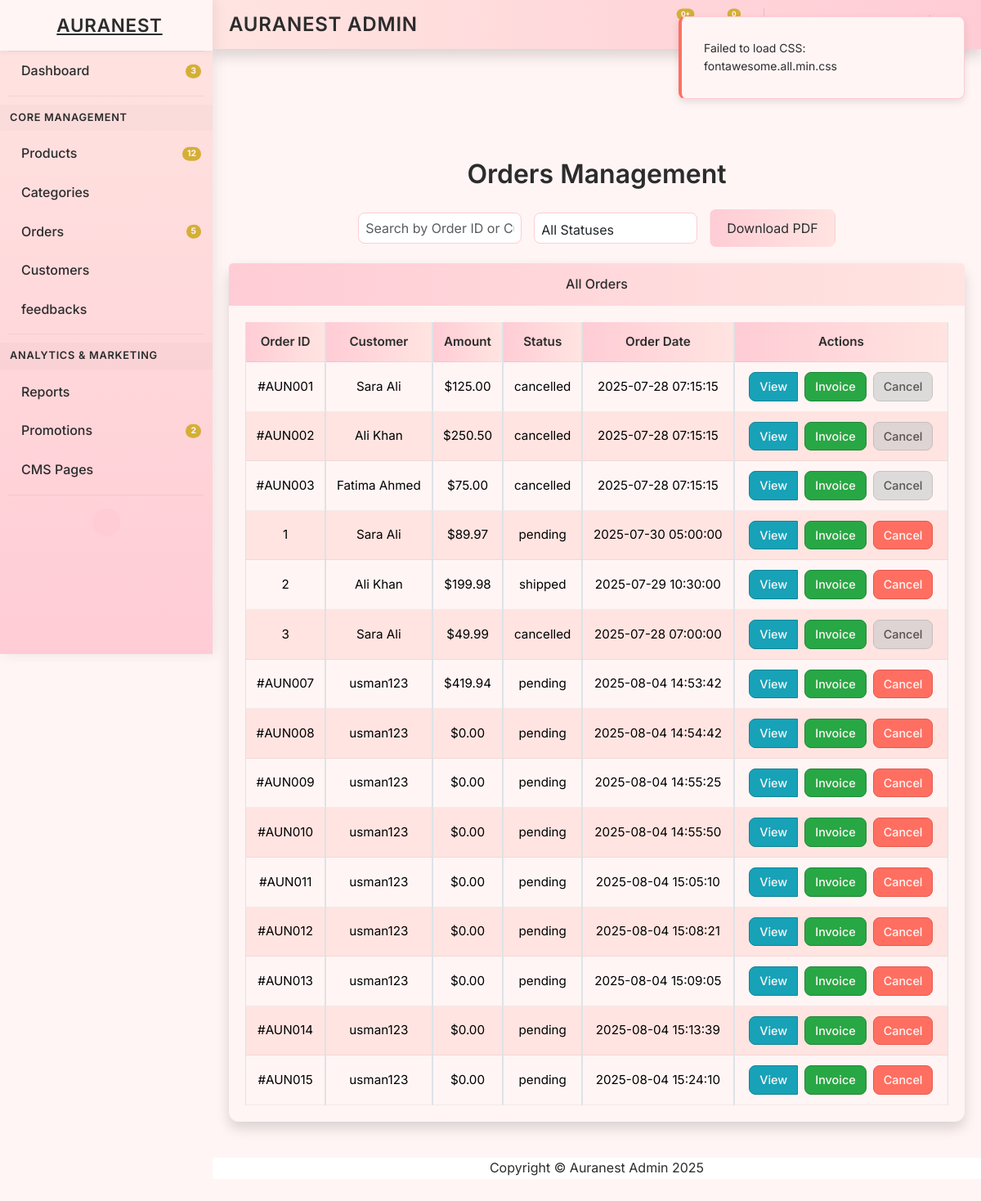
The app's page /admin/orders.php (signed in) with its own data.
### tables this page shows
CREATE TABLE `orders` (
  `id` int(11) NOT NULL,
  `order_id` varchar(50) NOT NULL,
  `customer_id` int(11) DEFAULT NULL,
  `total_amount` decimal(10,2) NOT NULL,
  `status` enum('pending','processing','shipped','cancelled','delivered') DEFAULT 'pending',
  `order_date` timestamp NOT NULL DEFAULT current_timestamp(),
  `updated_at` timestamp NOT NULL DEFAULT current_timestamp() ON UPDATE current_timestamp(),
  `name` varchar(100) DEFAULT NULL,
  `email` varchar(100) DEFAULT NULL,
  `phone` varchar(20) DEFAULT NULL,
  `address` text DEFAULT NULL,
  `city` varchar(50) DEFAULT NULL,
  `payment_method` varchar(50) DEFAULT NULL
);

CREATE TABLE `customers` (
  `id` int(11) NOT NULL,
  `name` varchar(100) NOT NULL,
  `email` varchar(100) NOT NULL,
  `password` varchar(255) NOT NULL,
  `total_spending` decimal(10,2) DEFAULT 0.00,
  `status` enum('active','inactive') DEFAULT 'active',
  `created_at` timestamp NOT NULL DEFAULT current_timestamp(),
  `updated_at` timestamp NOT NULL DEFAULT current_timestamp() ON UPDATE current_timestamp(),
  `address` text DEFAULT NULL,
  `total_spent` decimal(10,2) NOT NULL DEFAULT 0.00
);

### admin/orders.php (the view, shortened to what this page needs)
<!DOCTYPE html>
<html lang="en">
<head>
    <link href="assets/bootstrap.min.css" rel="stylesheet" onerror="this.href='https://stackpath.bootstrapcdn.com/bootstrap/4.5.2/css/bootstrap.min.css';">
    <link href="assets/fontawesome.all.min.css" rel="stylesheet" onerror="this.href='https://cdnjs.cloudflare.com/ajax/libs/font-awesome/5.15.4/css/all.min.css';">
</head>
<body id="page-top">
    <div id="wrapper">
        <?php include 'includes/sidebar.php'; ?>
        <div id="content-wrapper" class="d-flex flex-column">
            <div id="content">
                <?php include 'includes/header.php'; ?>
                <div class="container-fluid">
                    <h1 class="mt-4 mb-4">Orders Management</h1>
                    <div class="search-filter">
                        <input type="text" id="orderSearchInput" class="form-control" placeholder="Search by Order ID or Customer...">
                        <select id="statusFilter" class="form-control">
                            <option value="">All Statuses</option>
                        </select>
                        <button class="btn btn-add" onclick="exportOrdersPDF()">Download PDF</button>
                    </div>
                    <div class="card shadow mb-4">
                        <div class="card-header py-3">
                            <h6 class="m-0 font-weight-bold">All Orders</h6>
                        </div>
                        <div class="card-body">
                            <div class="table-responsive">
                                <table class="table table-bordered" id="ordersTable" width="100%" cellspacing="0">
                                    <thead>
                                        <tr>
                                            <th data-sort="order_id">Order ID <i class="fas fa-sort"></i></th>
                                            <th data-sort="name">Customer <i class="fas fa-sort"></i></th>
                                            <th data-sort="total_amount">Amount <i class="fas fa-sort"></i></th>
                                            <th data-sort="status">Status <i class="fas fa-sort"></i></th>
                                            <th data-sort="order_date">Order Date <i class="fas fa-sort"></i></th>
                                            <th>Actions</th>
                                        </tr>
                                    </thead>
                                    <tbody>
                                        <?php
                                        $conn = new mysqli('localhost', 'root', '', 'auranest_db');
                                        if ($conn->connect_error) {
                                            error_log("Database connection failed: " . $conn->connect_error);
                                            echo "<tr><td colspan='6'>Database error: " . htmlspecialchars($conn->connect_error) . "</td></tr>";
                                            echo "<script>document.addEventListener('DOMContentLoaded', function() { showToast('Database connection failed!', true); });</script>";
                                        } else {
                                            $result = $conn->query("SELECT o.order_id, c.name, o.total_amount, o.status, o.order_date FROM orders o JOIN customers c ON o.customer_id = c.id");
                                            if ($result && $result->num_rows > 0) {
                                                while ($row = $result->fetch_assoc()) {
                                                    echo "<tr>";
                                                    echo "<td>" . htmlspecialchars($row['order_id']) . "</td>";
                                                    echo "<td>" . htmlspecialchars($row['name']) . "</td>";
                                                    echo "<td>$" . number_format($row['total_amount'], 2) . "</td>";
                                                    echo "<td>" . htmlspecialchars($row['status']) . "</td>";
                                                    echo "<td>" . htmlspecialchars($row['order_date']) . "</td>";
                                                    echo "<td>";
                                                    echo "<div class='btn-group' role='group'>";
                                                    echo "<a href='view_order.php?order_id=" . urlencode($row['order_id']) . "' class='btn btn-custom btn-view'><i class='fas fa-eye'></i> View</a>";
                                                    echo "<form method='POST' style='display:inline-block;'>";
                                                    echo "<button type='submit' name='generate_invoice' class='btn btn-custom btn-invoice'><i class='fas fa-file-pdf'></i> Invoice</button>";
                                                    echo "</form>";
                                                    echo "<form method='POST' style='display:inline-block;'>";
                                                    $disabled = $row['status'] === 'cancelled' ? 'disabled' : '';
                                                    echo "<button type='submit' name='cancel_order' class='btn btn-custom btn-cancel' $disabled onclick='return confirm(\"Are you sure you want to cancel this order?\");'><i class='fas fa-trash'></i> Cancel</button>";
                                                    echo "</form>";
                                                    echo "</div>";
                                                    echo "</td>";
                                                    echo "</tr>";
                                                }
                                            } else {
                                                echo "<tr><td colspan='6' class='text-center'>No orders found. Please add orders to the database.</td></tr>";
                                            }
                                        }
                                        ?>
                                    </tbody>
                                </table>
                            </div>
                        </div>
                    </div>
                </div>
            </div>
            <?php include 'includes/footer.php'; ?>
        </div>
    </div>
    <div class="toast" id="toastNotification">
        <div class="toast-body">Action successful!</div>
    </div>
</body>
</html>

### admin/orders.php (style rules this page uses)
body { font-family: 'Inter', 'Lora', sans-serif; background-color: #FFF5F5; color: #2C2C2C; line-height: 1.6; overflow-x: hidden; padding-top: 80px; }
.container-fluid { padding: 20px; max-width: 1200px; margin: 0 auto; }
h1 { font-size: 2rem; font-weight: 600; color: #2C2C2C; margin-bottom: 20px; text-align: center; }
.card { border: none; border-radius: 12px; background: #FFF5F5; box-shadow: 0 4px 20px rgba(0, 0, 0, 0.05); transition: transform 0.3s ease, box-shadow 0.3s ease; }
.card-header { background: linear-gradient(90deg, #FFCCD5, #FFE4E1); color: #2C2C2C; border-bottom: none; padding: 15px 20px; border-radius: 12px 12px 0 0; font-weight: 600; font-size: 1.1rem; text-align: center; }
.card-body { padding: 20px; }
.table-responsive { overflow-x: auto; max-width: 100%; }
.table { width: 100%; margin-bottom: 0; font-size: 0.95rem; table-layout: auto; border-collapse: separate; border-spacing: 0; }
.table th, .table td { padding: 12px; vertical-align: middle; text-align: center; border-bottom: 1px solid rgba(0, 0, 0, 0.05); }
.table th { background: linear-gradient(90deg, #FFCCD5, #FFE4E1); color: #2C2C2C; font-weight: 600; cursor: pointer; }
.table td { background: #FFF5F5; }
.table tr:nth-child(even) td { background: #FFE4E1; }
.btn-custom { padding: 6px 12px; border-radius: 8px; font-size: 0.9rem; font-weight: 500; margin: 0 4px; transition: all 0.3s ease; }
.btn-view { background: #17A2B8; color: #FFF5F5; border: 1px solid #138496; }
.btn-invoice { background: #28A745; color: #FFF5F5; border: 1px solid #218838; }
.btn-cancel { background: #FF6F61; color: #FFF5F5; border: 1px solid #E65A4E; }
.btn-cancel:disabled { background: #CCCCCC; border: 1px solid #AAAAAA; cursor: not-allowed; }
.btn-add { background: linear-gradient(90deg, #FFCCD5, #FFE4E1); color: #2C2C2C; padding: 10px 20px; border-radius: 8px; }
.search-filter { display: flex; gap: 15px; margin-bottom: 20px; flex-wrap: wrap; justify-content: center; align-items: center; }
.search-filter input, .search-filter select { max-width: 200px; border-radius: 8px; border: 1px solid #FFCCD5; padding: 8px; height: 38px; }
.toast { position: fixed; top: 20px; right: 20px; min-width: 250px; background: #FFF5F5; border: 1px solid #FFCCD5; border-radius: 8px; padding: 15px; box-shadow: 0 4px 10px rgba(0, 0, 0, 0.1); z-index: 2000; display: none; }
.toast.show { display: block; animation: fadeIn 0.5s, fadeOut 0.5s 2.5s; }
.toast-error { border-left: 4px solid #FF6F61; }

### admin/includes/sidebar.php (style rules this page uses)
* { margin: 0; padding: 0; box-sizing: border-box; }
body { font-family: 'Inter', 'Lora', sans-serif; background-color: #FFF5F5; color: #2C2C2C; line-height: 1.6; overflow-x: hidden; }
#wrapper { display: flex; min-height: 100vh; }
#content-wrapper { flex-grow: 1; margin-left: 260px; padding-top: 70px; padding-bottom: 80px; transition: margin-left 0.3s ease; }

### records on screen
orders: order "#AUN001", customer.name "Sara Ali", total_amount "125.00", status "cancelled", order_date "2025-07-28 07:15:15"
orders: order "#AUN002", customer.name "Ali Khan", total_amount "250.50", status "cancelled", order_date "2025-07-28 07:15:15"
orders: order "#AUN003", customer.name "Fatima Ahmed", total_amount "75.00", status "cancelled", order_date "2025-07-28 07:15:15"
orders: order "1", customer.name "Sara Ali", total_amount "89.97", status "pending", order_date "2025-07-30 05:00:00"
orders: order "2", customer.name "Ali Khan", total_amount "199.98", status "shipped", order_date "2025-07-29 10:30:00"
orders: order "3", customer.name "Sara Ali", total_amount "49.99", status "cancelled", order_date "2025-07-28 07:00:00"
orders: order "#AUN007", customer.name "usman123", total_amount "419.94", status "pending", order_date "2025-08-04 14:53:42"
orders: order "#AUN008", customer.name "usman123", total_amount "0.00", status "pending", order_date "2025-08-04 14:54:42"
orders: order "#AUN009", customer.name "usman123", total_amount "0.00", status "pending", order_date "2025-08-04 14:55:25"
orders: order "#AUN010", customer.name "usman123", total_amount "0.00", status "pending", order_date "2025-08-04 14:55:50"
orders: order "#AUN011", customer.name "usman123", total_amount "0.00", status "pending", order_date "2025-08-04 15:05:10"
orders: order "#AUN012", customer.name "usman123", total_amount "0.00", status "pending", order_date "2025-08-04 15:08:21"
orders: order "#AUN013", customer.name "usman123", total_amount "0.00", status "pending", order_date "2025-08-04 15:09:05"
orders: order "#AUN014", customer.name "usman123", total_amount "0.00", status "pending", order_date "2025-08-04 15:13:39"
orders: order "#AUN015", customer.name "usman123", total_amount "0.00", status "pending", order_date "2025-08-04 15:24:10"
